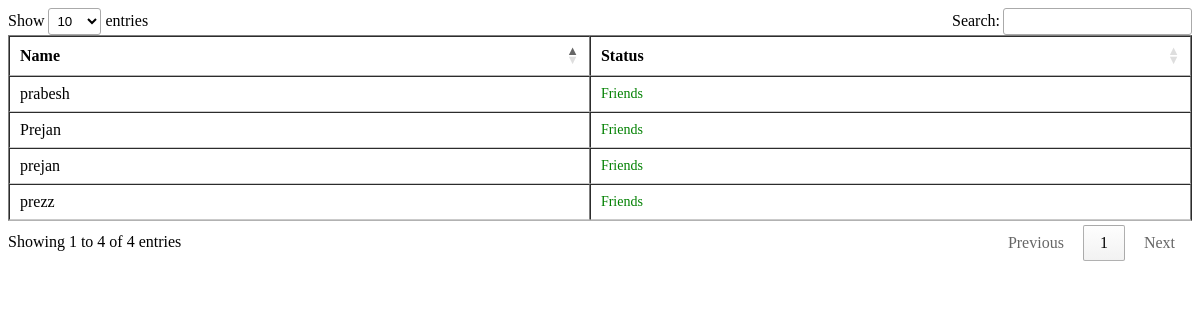
The app's page /friends/search_friend/ (signed in) with its own data.
### accounts/models.py (models this page shows, shortened)
class CustomUser(AbstractBaseUser, PermissionsMixin):
    username = models.CharField(max_length=50, unique=True)
    email = models.EmailField(unique=True)
    full_name = models.CharField(max_length=100)
    is_active = models.BooleanField(default=True)
    is_staff = models.BooleanField(default=False)
    date_joined = models.DateTimeField(auto_now_add=True)
    is_delete = models.BooleanField(default=False)
    USERNAME_FIELD = 'username'
    REQUIRED_FIELDS = ['full_name']
    objects = CustomUserManager()

### friends/views.py (the view, shortened to what this page needs)
# urls.py: path("search_friend/", views.search_users, name="search_friend"),
@login_required
def search_users(request):
    current_user = request.user
    all_users = CustomUser.objects.exclude(id=current_user.id)
    requests = FriendRequest.objects.filter(
        Q(from_user=current_user) | Q(to_user=current_user)
    )
    sent_reqs = {fr.to_user_id: fr for fr in requests if fr.from_user_id == current_user.id}   # send request by user
    received_reqs = {fr.from_user_id: fr for fr in requests if fr.to_user_id == current_user.id}
    adding = []
    for user in all_users:
        user_id = user.id
        if user_id in sent_reqs:
            fr = sent_reqs[user_id]
            adding.append({
                "request_id":fr.id,
                "user": user,
                "friend": fr.is_accepted,
                "is_pending": True,
                "requested": True,
            })
        elif user_id in received_reqs:
            fr = received_reqs[user_id]
            print(user.username)
            print(vars(fr))
            adding.append({
                "request_id": fr.id,
                "user": user,
                "friend": fr.is_accepted,
                "is_pending": False,
                "requested": True
            })
    return render(request, "friends/search_friend_list.html", {"adding": adding})

### friends/templates/friends/search_friend_list.html (shortened to what this page needs)
<!DOCTYPE html>
<html>
<head>
</head>
<body>
    <link rel="stylesheet" type="text/css" href="https://cdn.datatables.net/1.13.6/css/jquery.dataTables.min.css">
    <script src="https://code.jquery.com/jquery-3.7.1.min.js"></script>
    <table border="1" cellpadding="5" cellspacing="3" class="datatable">
        <thead>
            <tr>
                <th>Name</th>
                <th>Status</th>
            </tr>
        </thead>
        <tbody>
        {% for item in adding %}
        <tr>
            <td>{{ item.user.username }}</td>
            {% if item.friend %}
                <td class="status friend">Friends</td>
            {% elif item.is_pending and  item.requested %}
                <td class="status pending">Pending</td>
            {% elif  not item.is_pending and item.requested %}
                <td>
                    <a href="/friends/accept/{{item.request_id}}">Accept Request</a>
                </td>
            {%elif not item.requested %}
            <td>
                <a href="/friends/add/{{item.user.id}}">Add Friend</a>
            </td>
            {% endif %}
        {% endfor %}
        </tr>
        </tbody>
    </table>
</body>
</html>

### friends/templates/friends/search_friend_list.html (style rules this page uses)
.status { font-size: 14px; color: #555; }
.friend { color: green; }
tr, td { margin: 10px; }

### records on screen
CustomUser: user.username "prezz"
CustomUser: user.username "Prejan"
CustomUser: user.username "prejan"
CustomUser: user.username "prabesh"
